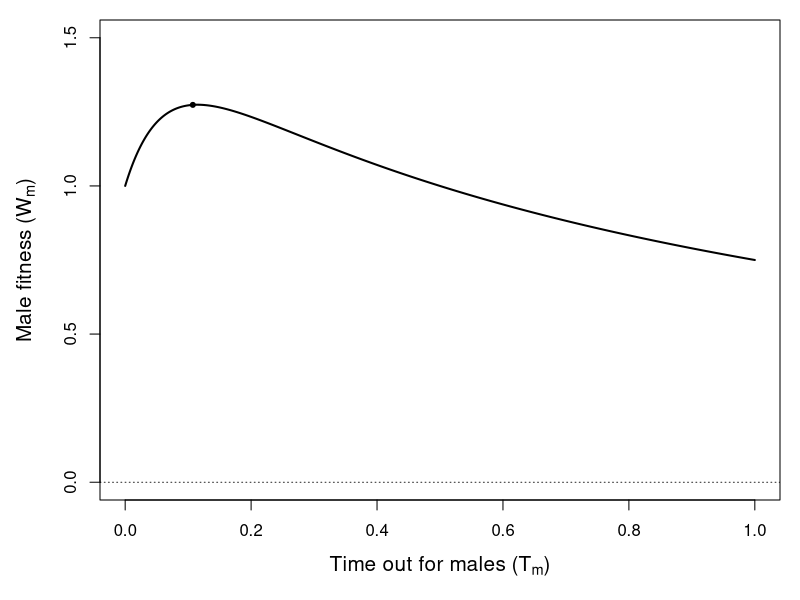
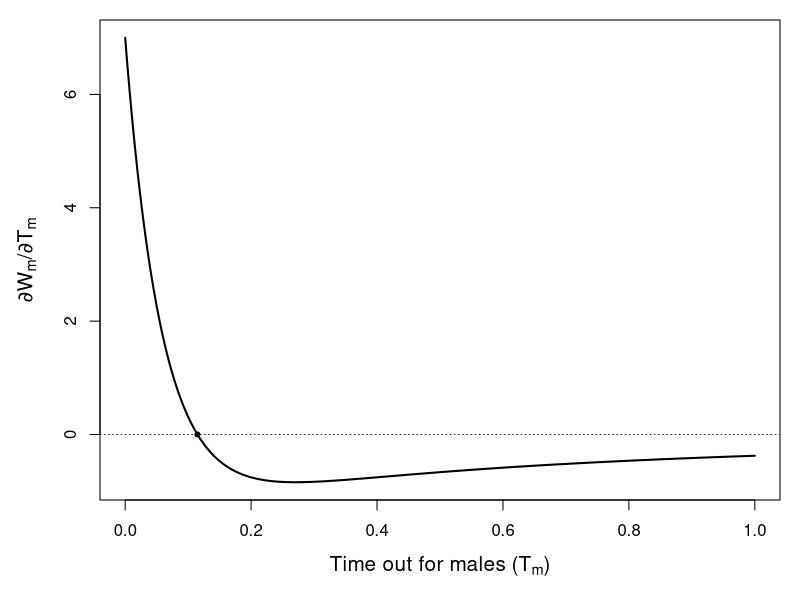
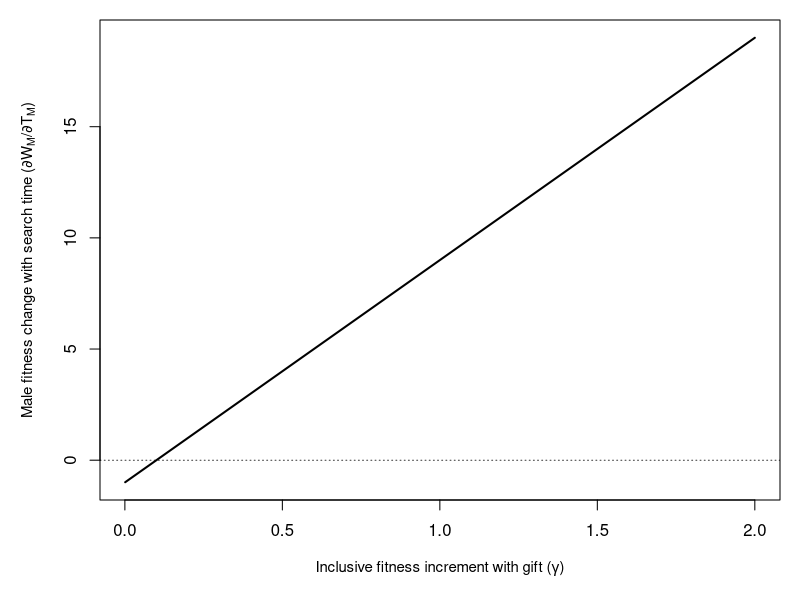
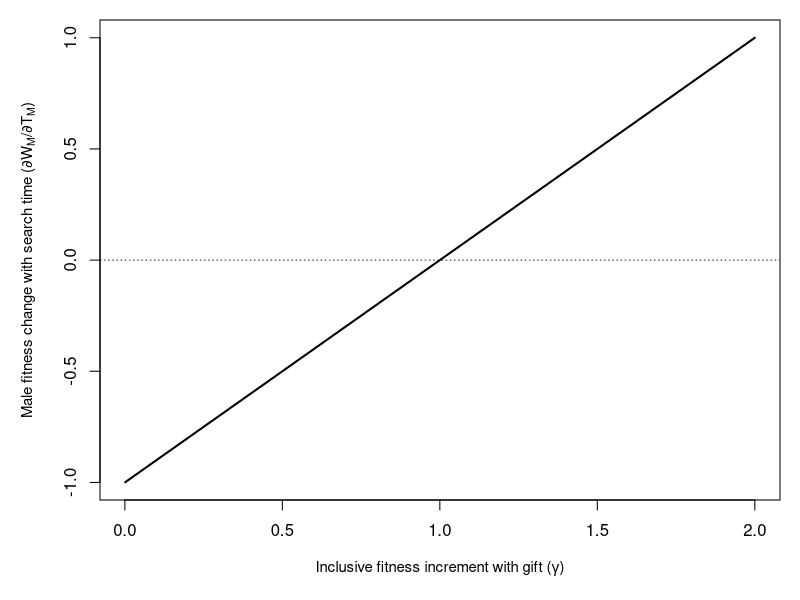
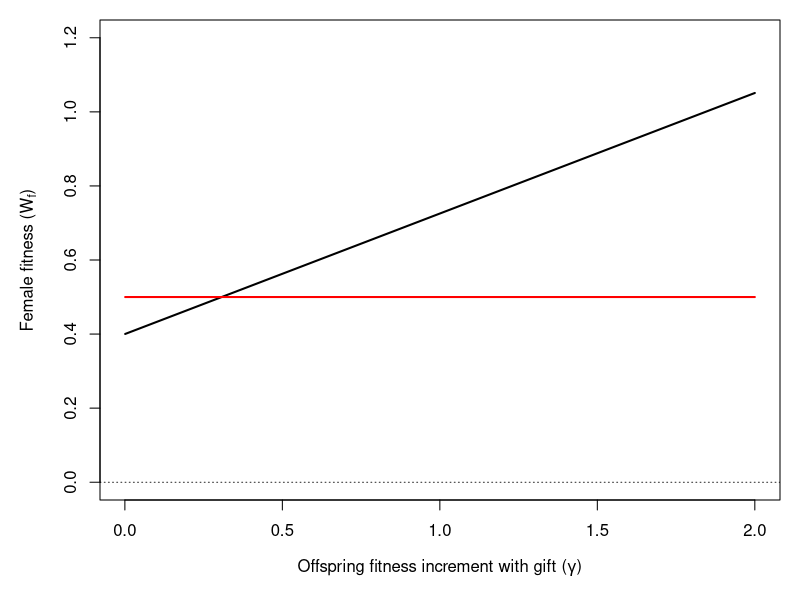
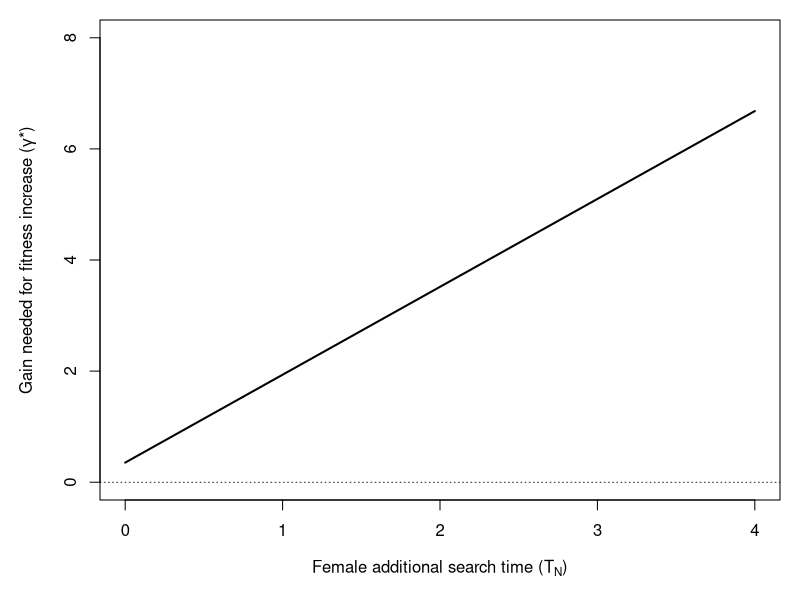
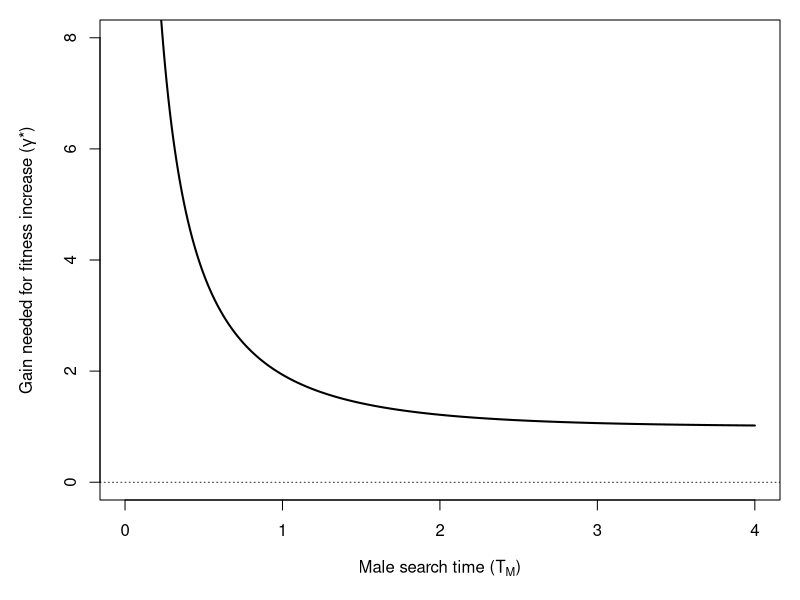
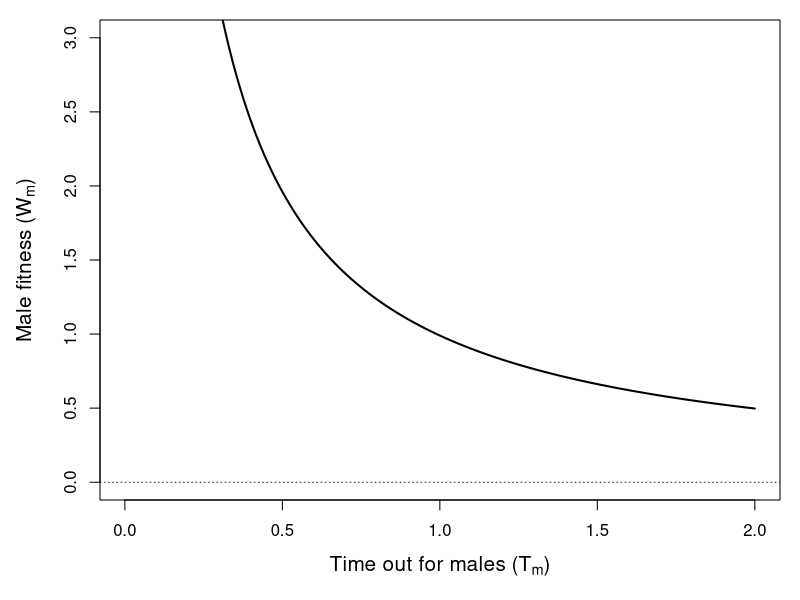

These charts were generated, in order, by the following R code:
## ---- chunk 1
PrGf <- function(Tm, a1){
  vals <- 1 - exp(-(1/a1)*Tm);
  return(vals);
}
## ---- chunk 2
PrFf <- function(Tm, a1, a2 = Inf){
  vals <- (1 - exp(-(1/a2)*Tm)) * exp(-(1/a1)*Tm);
  return(vals);
}
## ---- chunk 3
PrLf <- function(Tm, a1, a2 = Inf){
  vals <- exp(-((1/a1) + (1/a2))*Tm);
  return(vals);
}
## ---- chunk 4
W_mf <- function(PrG, PrF, PrL, gamma, Tm, beta, M){
  val <- ((PrG * (1 + gamma)) + PrF + PrL) / (Tm + (sqrt(beta)/M));
  return(val);
}
W_mf_full  <- function(gamma, Tm, beta_val, M, a1, a2){
  PrG_val  <- PrGf(Tm = Tm, a1 = a1);
  PrF_val  <- PrFf(Tm = Tm, a1 = a1, a2 = a2);
  PrL_val  <- PrLf(Tm = Tm, a1 = a1, a2 = a2);
  W_mf_val <- W_mf(PrG = PrG_val, PrF = PrF_val, PrL = PrL_val, Tm = Tm, 
                   gamma = gamma, beta = beta_val, M = M);
  return(W_mf_val);
}
## ---- chunk 5
W_m  <- function(mom = 1, mim = 1, mof = 1, mif = 1, M = 100, TF, TM, gamma, 
                 a1, a2, beta = 1){
  bb <- beta;
  WW <- W_mf_full(gamma = gamma, Tm = TM, beta_val = bb, M = M, a1 = a1, 
                  a2 = a2);
  return(WW)
}
## ---- chunk 6
dWdT <- function(gamma, Tm, beta = 1, M = 100, a1 = 1){
  num1 <- gamma * (M*M + ((M*M*Tm + M*sqrt(beta))/a1) );
  dem1 <- exp((1/a1)*Tm);
  num2 <- (num1 / dem1) - M*M*(1 + gamma);
  den2 <- ((Tm * M) + sqrt(beta))^2;
  val  <- num2/den2;
  return(val);
}
## ---- chunk 7
dWdT_check <- function(gamma, beta = 1, M = 100, a1 = 1){
  term1 <- (gamma * M) / (a1*sqrt(beta));
  term2 <- (M*M) / beta;
  val   <- term1 - term2;
  return(val);
}
## ---- chunk 8
Wp <- function(M, beta, Tm, a1, gamma){
  topp <- gamma * ((((Tm + (sqrt(beta)/M)) / a1) + 1) /(exp(Tm/a1)) - 1) - 1;
  bott <- (Tm + sqrt(beta)/M)^2
  val  <- topp / bott;
  return(val);
}

Wpp <- function(M, beta, Tm, a1, gamma){
    top1  <- 1 + (((sqrt(beta)/M) + Tm) / a1);
    bot1  <- exp(Tm/a1);
    topp2 <- 2 * (1 + gamma*(1 - top1 / bot1));
    bott2 <- (Tm + (sqrt(beta)/M))^2;
    term2 <- gamma / ((a1*a1)*exp(Tm/a1));
    bott  <- Tm + sqrt(beta)/M;
    val   <- ((topp2 / bott2) - term2) / bott;
    return(val);
}
## ---- chunk 9
findWpmin <- function(M, beta, a1, gamma, b0, b1){
  bynum   <- ((b1 + b0)/2 - b0) / 1000;
  TMvals1 <- seq(from = b0, to = (b1 + b0)/2, by = bynum);
  TMvals2 <- seq(from = (b1 + b0)/2, to = b1, by = bynum);
  abm     <- 10000;
  while(bynum > 0 & abm > 0.0001){
      ab1 <- abs(Wp(M = M, beta = beta, Tm = TMvals1, a1 = a1, gamma = gamma));
      ab2 <- abs(Wp(M = M, beta = beta, Tm = TMvals2, a1 = a1, gamma = gamma));
      mn1 <- min(ab1);
      mn2 <- min(ab2);
      abm <- min(c(mn1, mn2));
      if(mn1 < mn2){
          b1  <- (b1 + b0)/2;
      }else{
          b0  <- (b1 + b0)/2;
      }
      bynum   <- ((b1 + b0)/2 - b0) / 1000;
      TMvals1 <- seq(from = b0, to = (b1 + b0)/2, by = bynum);
      TMvals2 <- seq(from = (b1 + b0)/2, to = b1, by = bynum);
  }
  return((b1 + b0)/2);
}
## ---- chunk 10
TMvals  <- seq(from = 0.00001, to = 1, by = 0.00001);
malefit <- W_m(mom = 1, mim = 1, mof = 1, mif = 1, M = 1, TF = 1, gamma = 1/2,
               a1 = 1/16, a2 = Inf, beta = 1, TM = TMvals);
TmOpt <- findWpmin(M = 1, beta = 1, gamma = 1/2, a1 = 1/16, b0 = 0, b1 = 10);
optMF <- W_m(mom = 1, mim = 1, mof = 1, mif = 1, M = 1, TF = 1, gamma = 1/2,
             a1 = 1/16, a2 = Inf, beta = 1, TM = TmOpt);
## ---- chunk 11
par(mar = c(5, 5, 1, 1));
plot(x = TMvals, y = malefit, type = "l", lwd = 2, cex.lab = 1.25,
     ylim = c(0, 1.5),
     xlab = expression(paste("Time out for males (", T[m], ")")),
     ylab = expression(paste("Male fitness (", W[m], ")")));
abline(h = 0, lty = "dotted", lwd = 0.8);
points(x = TmOpt, y = optMF, pch = 20, col = "black");
## ---- chunk 12
TMvals   <- seq(from = 0.00001, to = 1, by = 0.00001);
dmalefit <- Wp(M = 1, beta = 1, a1 = 1/16, gamma = 1/2, Tm = TMvals);
par(mar = c(5, 5, 1, 1));
plot(x = TMvals, y = dmalefit, type = "l", lwd = 2, cex.lab = 1.25,
     xlab = expression(paste("Time out for males (", T[m], ")")),
     ylab = expression(paste(partialdiff,"W"[m],"/",partialdiff,"T"[m])));
abline(h = 0, lty = "dotted", lwd = 0.8);
mxfit <- which(malefit == max(malefit));
optTm <- TMvals[mxfit];
points(x = optTm, y = dmalefit[mxfit], pch = 20);
## ---- chunk 13
gavals  <- seq(from = 0.001, to = 2, by = 0.001);
malefit <- dWdT(gamma = gavals, Tm = 0, beta = 1, M = 1, a1 = 0.1);
par(mar = c(5, 5, 1, 1));
plot(x = gavals, y = malefit, type = "l", lwd = 2, cex.lab = 0.9,
     xlab = expression(paste("Inclusive fitness increment with gift (", gamma, ")")),
     ylab = expression(paste("Male fitness change with search time (",partialdiff,"W"[M],"/",partialdiff,"T"[M],")")));
abline(h = 0, lty = "dotted", lwd = 0.8);
## ---- chunk 14
gavals  <- seq(from = 0.001, to = 2, by = 0.001);
malefit <- dWdT_check(gamma = gavals, beta = 1, M = 1, a1 = 1);
par(mar = c(5, 5, 1, 1));
plot(x = gavals, y = malefit, type = "l", lwd = 2, cex.lab = 0.9,
     xlab = expression(paste("Inclusive fitness increment with gift (", gamma, ")")),
     ylab = expression(paste("Male fitness change with search time (",partialdiff,"W"[M],"/",partialdiff,"T"[M],")")));
abline(h = 0, lty = "dotted", lwd = 0.8);
## ---- chunk 15
Wfn <- function(TF = 1){
  return(0.5/TF);
}
WFG <- function(gamma, a1 = 1, a2 = 2, Tf = 1, TN = 1, M = 100, beta = 1, Tm){
  PrG <- 1 - exp(-(1/a1)*Tm);
  PrF <- (1 - exp(-(1/a2)*Tm))*exp(-(1/a1)*Tm);
  Wfg <- 0.5 * (1 + gamma * (PrG / (PrG + PrF)));
  prg <- 1 - exp(-TN * (M / sqrt(beta)) * (PrG + PrF));
  val <- prg * (Wfg / (Tf + TN));
  return(val);
}
## ---- chunk 16
gavals  <- seq(from = 0.001, to = 2, by = 0.001);
fmleL   <- rep(Wfn(TF = 1), times = length(gavals));
fmleG   <- WFG(gamma = gavals, Tm = 1, TN = 0.25)
plot(x = gavals, y = fmleG, type = "l", lwd = 2, cex.lab = 1, 
     ylim = c(0, 1.2),
     xlab = expression(paste("Offspring fitness increment with gift (", gamma, ")")),
     ylab = expression(paste("Female fitness (", W[f], ")")))
points(x = gavals, y = fmleL, type = "l", lwd = 2, col = "red");
abline(h = 0, lty = "dotted", lwd = 0.8);
## ---- chunk 17
gamma_star <- function(TN, M, beta, TF, a1, a2, TM){
  top1 <- exp(-(TM/a1)) * exp(-(TM/a2)) - 1;
  top2 <- exp(-(TM*(a2 + a1))/(a1*a2)) * TF + TN;
  bot1 <- TF;
  bot2 <- exp(-(TM*(a2 + a1))/(a1*a2)) - 1;
  bot3 <- exp(-(TM/a1)) - 1;
  topp <- top1 * top2;
  bott <- bot1 * bot2 * bot3;
  gst  <- -1*topp/bott;
  return(gst);
}
## ---- chunk 18
ts <- seq(from = 0, to = 4, by = 0.001);
yy <- gamma_star(TN = ts, M = 100, beta = 1, TF = 1, a1 = 1, a2 = 2, TM = 1);
par(mar = c(5, 5, 1, 1));
plot(x = ts, y = yy, type = "l", lwd = 2, cex.lab = 1, ylim = c(0, 8),
     xlab = expression(paste("Female additional search time (", "T"[N], ")")),
     ylab = expression(paste("Gain needed for fitness increase (", gamma, "*)")));
abline(h = 0, lty = "dotted", lwd = 0.8);
## ---- chunk 19
ts <- seq(from = 0.001, to = 4, by = 0.001);
yy <- gamma_star(TN = 1, M = 100, beta = 1, TF = 1, a1 = 1, a2 = 2, TM = ts);
plot(x = ts, y = yy, type = "l", lwd = 2, cex.lab = 1, ylim = c(0, 8),
     xlab = expression(paste("Male search time (", "T"[M], ")")),
     ylab = expression(paste("Gain needed for fitness increase (", gamma, "*)")));
abline(h = 0, lty = "dotted", lwd = 0.8);
## ---- chunk 20
TMvals  <- seq(from = 0.001, to = 2, by = 0.001);
malefit <- W_m(mom = 1, mim = 1, mof = 1, mif = 1, M = 100, TF = 1, gamma = 0,
               a1 = 1, a2 = 2, beta = 1, TM = TMvals);
par(mar = c(5, 5, 1, 1));
plot(x = TMvals, y = malefit, type = "l", lwd = 2, cex.lab = 1.25,
     ylim = c(0, 3),
     xlab = expression(paste("Time out for males (", T[m], ")")),
     ylab = expression(paste("Male fitness (", W[m], ")")));
abline(h = 0, lty = "dotted", lwd = 0.8);
